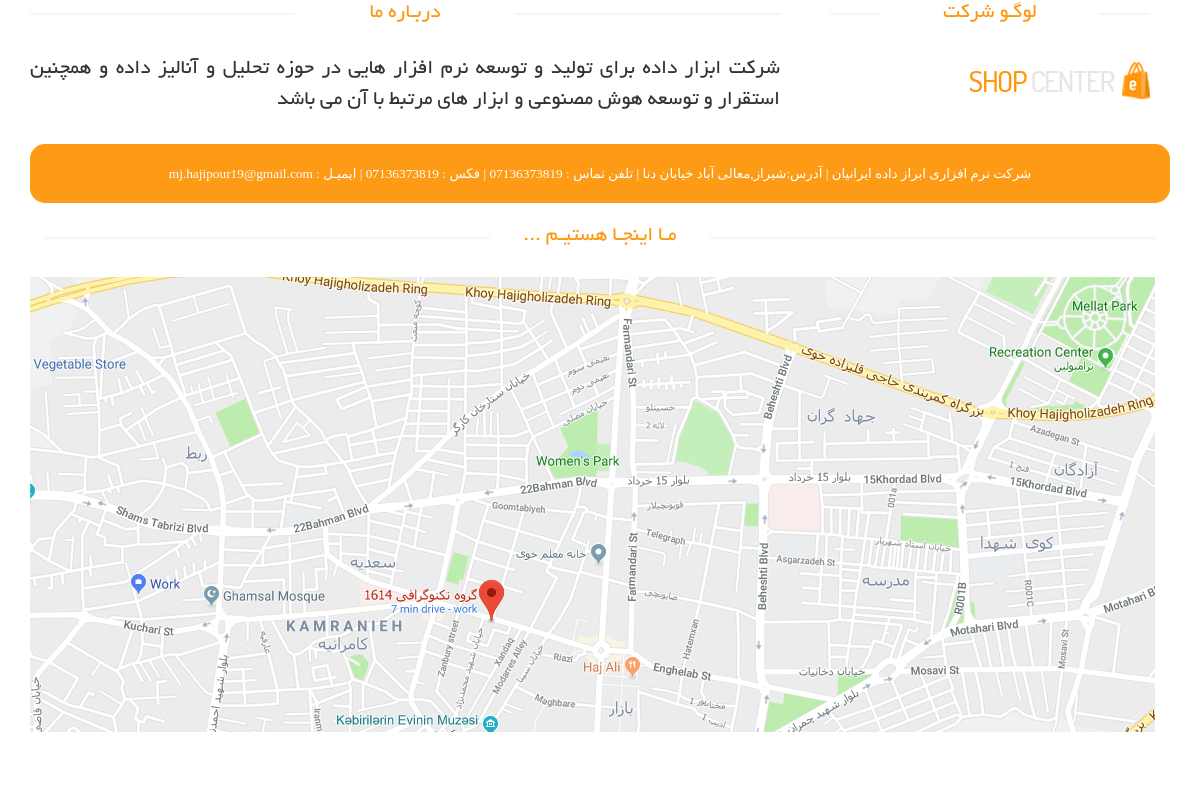
Page /about-us on the committed database.
### EShop_Settings/models.py (models this page shows, shortened)
class SiteSettings(models.Model):
    Title=models.CharField(max_length=150,verbose_name="عنوان سایت")
    address=models.CharField(max_length=400,verbose_name='آدرس')
    phone=models.CharField(max_length=50,verbose_name='تلفن')
    mobile=models.CharField(max_length=50,verbose_name='تلفن همراه')
    fax=models.CharField(max_length=50,verbose_name='فکس')
    email=models.EmailField(max_length=50,verbose_name='ایمیل')
    about_us=models.TextField(verbose_name='درباره ما',null=True,blank=True)
    logo=models.ImageField(upload_to=upload_settings_image_path,null=True,blank=True,verbose_name='لوگو سایت')
    copy_right=models.CharField(verbose_name='متن کپی رایت',max_length=200,null=True,blank=True)
    About_logo=models.ImageField(upload_to=upload_settings_image_path,null=True,blank=True,verbose_name='تصویر لوگو درباره ما')
    class Meta:
        verbose_name='تنظیمات سایت'
        verbose_name_plural='مدیریت تنظیمات'

### EShop/views.py (the view)
# urls.py: path('about-us',about_page),
def about_page(request):
    Site_setting = SiteSettings.objects.first()
    context={
        'setting':Site_setting
    }
    return render(request,'about_page.html',context)

### templates/about_page.html
{% extends 'Shared/_MainLayout.html' %}
{% load static %}
{% block content %}
    <div id="contact-page" class="container">
    	<div class="bg">
    		<div class="row">
				<div class="col-sm-4">
	    			<div class="contact-info">
	    				<h2 class="title text-center">لوگـو شرکت</h2>
						<img src="{{ setting.About_logo.url }}" class="img-responsive" />
	    			</div>
    			</div>
	    		<div class="col-sm-8">
	    			<div class="about">
	    				<h2 class="title text-center">دربـاره ما</h2>
						<p class="about-desc">
                            {{ setting.about_us }}
                        </p>
	    			</div>
	    		</div>
	    	</div>
			<div class="row">
				<div class="col-sm-12 about-address">
					<address>
	    				<p style="border-radius: 15px;">{{ setting.Title}}  | آدرس:{{setting.address }} | تلفن تماس : {{ setting.phone }} | فکس : {{ setting.fax }}  | ایمیـل : {{ setting.email }}
						</p>
	    			</address>
				</div>
			</div>
			<div class="row">
				<div class="container">
	    			<div class="col-sm-12" style="overflow: hidden; margin-bottom: 40px">    			   		<h2 class="title text-center">مـا اینجـا هستیـم ... </h2>    			    						<div id="gmap" class="contact-map">
							<img src="{% static 'images/home/Map.jpg' %}" alt="Map"/>
						</div>
					</div>
				</div>
			</div>
    	</div>
    </div>
{% endblock %}

### static/css/main.css (style rules this page uses)
body { font-family: 'BYekan'; font-size: 10pt; position: relative; font-weight: normal; direction: rtl; }
h1, h2, h3, h4, h5, h6 { font-family: 'BYekan', sans-serif; }
.left-sidebar h2:after, h2.title:after { content: " "; position: absolute; border: 1px solid #f5f5f5; bottom:8px; right: 0; width: 100%; height: 0; z-index: -2; }
h2.title:before { content: " "; position: absolute; background: #fff; bottom: -6px; width: 220px; height: 30px; z-index: -1; right: 50%; margin-right: -110px; }
h2.title { color: #FE980F; font-family: 'BYekan', sans-serif; font-size: 16pt; font-weight: 400; margin: 0 15px; text-transform: uppercase; margin-bottom: 30px; position: relative; }
.about-address { margin-top: 20px; }
.about-address p { text-align: center; padding: 20px 10px 20px 10px; background-color: #FD9A16; font-family: tahoma; font-size: 10pt; color: #ffffff; border-radius: 0.2em; }
.bg h2.title { margin-right:0; margin-left:0; margin-top: 0; }
.about .about-desc { text-align: justify; font-size: 16pt; }
.contact-map { width: 100%; height: 385px; margin-bottom: 70px }
#contact-page .contact-info { padding: 0 20px; }

### rows in the picture
SiteSettings: About_logo (picture), about_us "شرکت ابزار داده برای تولید و توسعه نرم افزار هایی در حوزه تحلیل و آنالیز داده و همچنین استقرار و توسعه هوش مصنوعی و ابزار های مرتبط با آن می باشد", Title "شرکت نرم افزاری ابراز داده ایرانیان", address "شیراز,معالی آباد خیابان دنا", email "mj.hajipour19@gmail.com"
